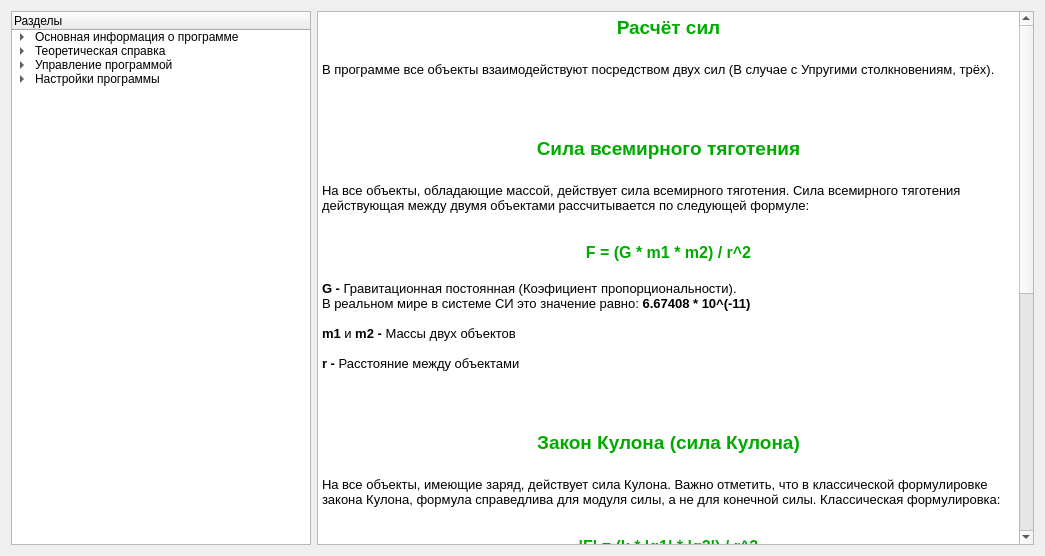
<?xml version="1.0" encoding="UTF-8"?>
<ui version="4.0">
 <class>DocumentationWidget</class>
 <widget class="QWidget" name="DocumentationWidget">
  <property name="geometry">
   <rect>
    <x>0</x>
    <y>0</y>
    <width>1045</width>
    <height>556</height>
   </rect>
  </property>
  <property name="windowTitle">
   <string>Справка</string>
  </property>
  <layout class="QVBoxLayout" name="verticalLayout_2">
   <item>
    <layout class="QHBoxLayout" name="horizontalLayout">
     <item>
      <widget class="QTreeWidget" name="treeWidget">
       <property name="maximumSize">
        <size>
         <width>300</width>
         <height>16777215</height>
        </size>
       </property>
       <column>
        <property name="text">
         <string>Разделы</string>
        </property>
       </column>
       <item>
        <property name="text">
         <string>Основная информация о программе</string>
        </property>
        <item>
         <property name="text">
          <string>Описание</string>
         </property>
        </item>
        <item>
         <property name="text">
          <string>О разработчике</string>
         </property>
        </item>
       </item>
       <item>
        <property name="text">
         <string>Теоретическая справка</string>
        </property>
        <item>
         <property name="text">
          <string>Расчёт сил</string>
         </property>
        </item>
        <item>
         <property name="text">
          <string>Изменение скорости и положения</string>
         </property>
        </item>
        <item>
         <property name="text">
          <string>Неточность округления</string>
         </property>
        </item>
        <item>
         <property name="text">
          <string>Особенности радиусов объектов</string>
         </property>
        </item>
        <item>
         <property name="text">
          <string>Столкновения</string>
         </property>
         <item>
          <property name="text">
           <string>Слияние</string>
          </property>
         </item>
         <item>
          <property name="text">
           <string>Упругие столкновения</string>
          </property>
         </item>
         <item>
          <property name="text">
           <string>Неупругие столкновения</string>
          </property>
         </item>
        </item>
       </item>
       <item>
        <property name="text">
         <string>Управление программой</string>
        </property>
        <item>
         <property name="text">
          <string>Кнопки верхней панели</string>
         </property>
        </item>
       </item>
       <item>
        <property name="text">
         <string>Настройки программы</string>
        </property>
        <item>
         <property name="text">
          <string>Основные настройки</string>
         </property>
        </item>
        <item>
         <property name="text">
          <string>Подробнее о deltaTime</string>
         </property>
        </item>
       </item>
      </widget>
     </item>
     <item>
      <widget class="QTextEdit" name="textEdit">
       <property name="font">
        <font>
         <family>Nirmala UI</family>
         <pointsize>26</pointsize>
         <weight>50</weight>
         <bold>false</bold>
        </font>
       </property>
       <property name="readOnly">
        <bool>true</bool>
       </property>
       <property name="html">
        <string>&lt;!DOCTYPE HTML PUBLIC &quot;-//W3C//DTD HTML 4.0//EN&quot; &quot;http://www.w3.org/TR/REC-html40/strict.dtd&quot;&gt;
&lt;html&gt;&lt;head&gt;&lt;meta name=&quot;qrichtext&quot; content=&quot;1&quot; /&gt;&lt;style type=&quot;text/css&quot;&gt;
p, li { white-space: pre-wrap; }
&lt;/style&gt;&lt;/head&gt;&lt;body style=&quot; font-family:'Nirmala UI'; font-size:26pt; font-weight:400; font-style:normal;&quot;&gt;
&lt;p align=&quot;center&quot; style=&quot; margin-top:0px; margin-bottom:0px; margin-left:0px; margin-right:0px; -qt-block-indent:0; text-indent:0px;&quot;&gt;&lt;span style=&quot; font-size:14pt; font-weight:600; color:#00aa00;&quot;&gt;Расчёт сил&lt;/span&gt;&lt;/p&gt;
&lt;p align=&quot;center&quot; style=&quot;-qt-paragraph-type:empty; margin-top:0px; margin-bottom:0px; margin-left:0px; margin-right:0px; -qt-block-indent:0; text-indent:0px; font-size:14pt; color:#00aa00;&quot;&gt;&lt;br /&gt;&lt;/p&gt;
&lt;p style=&quot; margin-top:0px; margin-bottom:0px; margin-left:0px; margin-right:0px; -qt-block-indent:0; text-indent:0px;&quot;&gt;&lt;span style=&quot; font-size:10pt; color:#000000;&quot;&gt;В программе все объекты взаимодействуют посредством двух сил (В случае с Упругими столкновениям, трёх). &lt;/span&gt;&lt;/p&gt;
&lt;p style=&quot;-qt-paragraph-type:empty; margin-top:0px; margin-bottom:0px; margin-left:0px; margin-right:0px; -qt-block-indent:0; text-indent:0px; font-size:10pt; color:#000000;&quot;&gt;&lt;br /&gt;&lt;/p&gt;
&lt;p style=&quot;-qt-paragraph-type:empty; margin-top:0px; margin-bottom:0px; margin-left:0px; margin-right:0px; -qt-block-indent:0; text-indent:0px; font-size:10pt; color:#000000;&quot;&gt;&lt;br /&gt;&lt;/p&gt;
&lt;p style=&quot;-qt-paragraph-type:empty; margin-top:0px; margin-bottom:0px; margin-left:0px; margin-right:0px; -qt-block-indent:0; text-indent:0px; font-size:10pt; color:#000000;&quot;&gt;&lt;br /&gt;&lt;/p&gt;
&lt;p style=&quot;-qt-paragraph-type:empty; margin-top:0px; margin-bottom:0px; margin-left:0px; margin-right:0px; -qt-block-indent:0; text-indent:0px; font-size:10pt; color:#000000;&quot;&gt;&lt;br /&gt;&lt;/p&gt;
&lt;p align=&quot;center&quot; style=&quot; margin-top:0px; margin-bottom:0px; margin-left:0px; margin-right:0px; -qt-block-indent:0; text-indent:0px;&quot;&gt;&lt;span style=&quot; font-size:14pt; font-weight:600; color:#00aa00;&quot;&gt;Сила всемирного тяготения&lt;/span&gt;&lt;/p&gt;
&lt;p align=&quot;center&quot; style=&quot;-qt-paragraph-type:empty; margin-top:0px; margin-bottom:0px; margin-left:0px; margin-right:0px; -qt-block-indent:0; text-indent:0px; font-size:14pt; font-weight:600; color:#00aa00;&quot;&gt;&lt;br /&gt;&lt;/p&gt;
&lt;p style=&quot; margin-top:0px; margin-bottom:0px; margin-left:0px; margin-right:0px; -qt-block-indent:0; text-indent:0px;&quot;&gt;&lt;span style=&quot; font-size:10pt; color:#000000;&quot;&gt;На все объекты, обладающие массой, действует сила всемирного тяготения. Сила всемирного тяготения действующая между двумя объектами рассчитывается по следующей формуле:&lt;/span&gt;&lt;/p&gt;
&lt;p align=&quot;center&quot; style=&quot;-qt-paragraph-type:empty; margin-top:0px; margin-bottom:0px; margin-left:0px; margin-right:0px; -qt-block-indent:0; text-indent:0px; font-size:10pt; color:#000000;&quot;&gt;&lt;br /&gt;&lt;/p&gt;
&lt;p align=&quot;center&quot; style=&quot;-qt-paragraph-type:empty; margin-top:0px; margin-bottom:0px; margin-left:0px; margin-right:0px; -qt-block-indent:0; text-indent:0px; font-size:10pt; color:#000000;&quot;&gt;&lt;br /&gt;&lt;/p&gt;
&lt;p align=&quot;center&quot; style=&quot; margin-top:0px; margin-bottom:0px; margin-left:0px; margin-right:0px; -qt-block-indent:0; text-indent:0px;&quot;&gt;&lt;span style=&quot; font-size:12pt; font-weight:600; color:#00aa00;&quot;&gt;F = (G * m1 * m2) / r^2&lt;/span&gt;&lt;/p&gt;
&lt;p align=&quot;center&quot; style=&quot;-qt-paragraph-type:empty; margin-top:0px; margin-bottom:0px; margin-left:0px; margin-right:0px; -qt-block-indent:0; text-indent:0px; font-size:12pt; font-weight:600; color:#00aa00;&quot;&gt;&lt;br /&gt;&lt;/p&gt;
&lt;p style=&quot; margin-top:0px; margin-bottom:0px; margin-left:0px; margin-right:0px; -qt-block-indent:0; text-indent:0px;&quot;&gt;&lt;span style=&quot; font-size:10pt; font-weight:600; color:#000000;&quot;&gt;G - &lt;/span&gt;&lt;span style=&quot; font-size:10pt; color:#000000;&quot;&gt;Гравитационная постоянная (Коэфициент пропорциональности).&lt;/span&gt;&lt;/p&gt;
&lt;p style=&quot; margin-top:0px; margin-bottom:0px; margin-left:0px; margin-right:0px; -qt-block-indent:0; text-indent:0px;&quot;&gt;&lt;span style=&quot; font-size:10pt; color:#000000;&quot;&gt;В реальном мире в системе СИ это значение равно: &lt;/span&gt;&lt;span style=&quot; font-size:10pt; font-weight:600; color:#000000;&quot;&gt;6.67408 * 10^(-11) &lt;/span&gt;&lt;/p&gt;
&lt;p style=&quot;-qt-paragraph-type:empty; margin-top:0px; margin-bottom:0px; margin-left:0px; margin-right:0px; -qt-block-indent:0; text-indent:0px; font-size:10pt; font-weight:600; color:#000000;&quot;&gt;&lt;br /&gt;&lt;/p&gt;
&lt;p style=&quot; margin-top:0px; margin-bottom:0px; margin-left:0px; margin-right:0px; -qt-block-indent:0; text-indent:0px;&quot;&gt;&lt;span style=&quot; font-size:10pt; font-weight:600; color:#000000;&quot;&gt;m1 &lt;/span&gt;&lt;span style=&quot; font-size:10pt; color:#000000;&quot;&gt;и &lt;/span&gt;&lt;span style=&quot; font-size:10pt; font-weight:600; color:#000000;&quot;&gt;m2 - &lt;/span&gt;&lt;span style=&quot; font-size:10pt; color:#000000;&quot;&gt;Массы двух объектов&lt;/span&gt;&lt;/p&gt;
&lt;p style=&quot;-qt-paragraph-type:empty; margin-top:0px; margin-bottom:0px; margin-left:0px; margin-right:0px; -qt-block-indent:0; text-indent:0px; font-size:10pt; color:#000000;&quot;&gt;&lt;br /&gt;&lt;/p&gt;
&lt;p style=&quot; margin-top:0px; margin-bottom:0px; margin-left:0px; margin-right:0px; -qt-block-indent:0; text-indent:0px;&quot;&gt;&lt;span style=&quot; font-size:10pt; font-weight:600; color:#000000;&quot;&gt;r - &lt;/span&gt;&lt;span style=&quot; font-size:10pt; color:#000000;&quot;&gt;Расстояние между объектами&lt;/span&gt;&lt;/p&gt;
&lt;p style=&quot;-qt-paragraph-type:empty; margin-top:0px; margin-bottom:0px; margin-left:0px; margin-right:0px; -qt-block-indent:0; text-indent:0px; font-size:10pt; color:#000000;&quot;&gt;&lt;br /&gt;&lt;/p&gt;
&lt;p style=&quot;-qt-paragraph-type:empty; margin-top:0px; margin-bottom:0px; margin-left:0px; margin-right:0px; -qt-block-indent:0; text-indent:0px; font-size:10pt; color:#000000;&quot;&gt;&lt;br /&gt;&lt;/p&gt;
&lt;p align=&quot;center&quot; style=&quot;-qt-paragraph-type:empty; margin-top:0px; margin-bottom:0px; margin-left:0px; margin-right:0px; -qt-block-indent:0; text-indent:0px; font-size:10pt; color:#000000;&quot;&gt;&lt;br /&gt;&lt;/p&gt;
&lt;p align=&quot;center&quot; style=&quot;-qt-paragraph-type:empty; margin-top:0px; margin-bottom:0px; margin-left:0px; margin-right:0px; -qt-block-indent:0; text-indent:0px; font-size:10pt; color:#000000;&quot;&gt;&lt;br /&gt;&lt;/p&gt;
&lt;p align=&quot;center&quot; style=&quot; margin-top:0px; margin-bottom:0px; margin-left:0px; margin-right:0px; -qt-block-indent:0; text-indent:0px;&quot;&gt;&lt;span style=&quot; font-size:14pt; font-weight:600; color:#00aa00;&quot;&gt;Закон Кулона (сила Кулона)&lt;/span&gt;&lt;/p&gt;
&lt;p align=&quot;center&quot; style=&quot;-qt-paragraph-type:empty; margin-top:0px; margin-bottom:0px; margin-left:0px; margin-right:0px; -qt-block-indent:0; text-indent:0px; font-size:14pt; font-weight:600; color:#00aa00;&quot;&gt;&lt;br /&gt;&lt;/p&gt;
&lt;p style=&quot; margin-top:0px; margin-bottom:0px; margin-left:0px; margin-right:0px; -qt-block-indent:0; text-indent:0px;&quot;&gt;&lt;span style=&quot; font-size:10pt; color:#000000;&quot;&gt;На все объекты, имеющие заряд, действует сила Кулона. Важно отметить, что в классической формулировке закона Кулона, формула справедлива для модуля силы, а не для конечной силы. Классическая формулировка:&lt;/span&gt;&lt;/p&gt;
&lt;p style=&quot;-qt-paragraph-type:empty; margin-top:0px; margin-bottom:0px; margin-left:0px; margin-right:0px; -qt-block-indent:0; text-indent:0px; font-size:10pt; color:#000000;&quot;&gt;&lt;br /&gt;&lt;/p&gt;
&lt;p style=&quot;-qt-paragraph-type:empty; margin-top:0px; margin-bottom:0px; margin-left:0px; margin-right:0px; -qt-block-indent:0; text-indent:0px; font-size:10pt; color:#000000;&quot;&gt;&lt;br /&gt;&lt;/p&gt;
&lt;p align=&quot;center&quot; style=&quot; margin-top:0px; margin-bottom:0px; margin-left:0px; margin-right:0px; -qt-block-indent:0; text-indent:0px;&quot;&gt;&lt;span style=&quot; font-size:12pt; font-weight:600; color:#00aa00;&quot;&gt;|F| = (k * |q1| * |q2|) / r^2&lt;/span&gt;&lt;/p&gt;
&lt;p align=&quot;center&quot; style=&quot;-qt-paragraph-type:empty; margin-top:0px; margin-bottom:0px; margin-left:0px; margin-right:0px; -qt-block-indent:0; text-indent:0px; font-size:12pt; font-weight:600; color:#00aa00;&quot;&gt;&lt;br /&gt;&lt;/p&gt;
&lt;p style=&quot; margin-top:0px; margin-bottom:0px; margin-left:0px; margin-right:0px; -qt-block-indent:0; text-indent:0px;&quot;&gt;&lt;span style=&quot; font-size:12pt; font-weight:600; color:#000000;&quot;&gt;k &lt;/span&gt;&lt;span style=&quot; font-size:12pt; color:#000000;&quot;&gt;- &lt;/span&gt;&lt;span style=&quot; font-size:10pt; color:#000000;&quot;&gt;Коэфициент К (Коэфициент пропорциональности).&lt;/span&gt;&lt;/p&gt;
&lt;p style=&quot; margin-top:0px; margin-bottom:0px; margin-left:0px; margin-right:0px; -qt-block-indent:0; text-indent:0px;&quot;&gt;&lt;span style=&quot; font-size:10pt; color:#000000;&quot;&gt;В реальном мире в системе СИ это значение равно: &lt;/span&gt;&lt;span style=&quot; font-size:10pt; font-weight:600; color:#000000;&quot;&gt;8.98755 * 10^(9)&lt;/span&gt;&lt;/p&gt;
&lt;p style=&quot;-qt-paragraph-type:empty; margin-top:0px; margin-bottom:0px; margin-left:0px; margin-right:0px; -qt-block-indent:0; text-indent:0px; font-size:10pt; font-weight:600; color:#000000;&quot;&gt;&lt;br /&gt;&lt;/p&gt;
&lt;p style=&quot; margin-top:0px; margin-bottom:0px; margin-left:0px; margin-right:0px; -qt-block-indent:0; text-indent:0px;&quot;&gt;&lt;span style=&quot; font-size:10pt; font-weight:600; color:#000000;&quot;&gt;q1 &lt;/span&gt;&lt;span style=&quot; font-size:10pt; color:#000000;&quot;&gt;и &lt;/span&gt;&lt;span style=&quot; font-size:10pt; font-weight:600; color:#000000;&quot;&gt;q2 -&lt;/span&gt;&lt;span style=&quot; font-size:10pt; color:#000000;&quot;&gt; Заряды объектов. Примечательно, что неизвестно, могут ли заряды принимать значения не кратные заряду электрона (&lt;/span&gt;&lt;span style=&quot; font-size:10pt; font-weight:600; color:#000000;&quot;&gt;1.60217 * 10^(-19)&lt;/span&gt;&lt;span style=&quot; font-size:10pt; color:#000000;&quot;&gt;)&lt;/span&gt;&lt;/p&gt;
&lt;p style=&quot;-qt-paragraph-type:empty; margin-top:0px; margin-bottom:0px; margin-left:0px; margin-right:0px; -qt-block-indent:0; text-indent:0px; font-size:10pt; color:#000000;&quot;&gt;&lt;br /&gt;&lt;/p&gt;
&lt;p style=&quot; margin-top:0px; margin-bottom:0px; margin-left:0px; margin-right:0px; -qt-block-indent:0; text-indent:0px;&quot;&gt;&lt;span style=&quot; font-size:10pt; font-weight:600; color:#000000;&quot;&gt;r - &lt;/span&gt;&lt;span style=&quot; font-size:10pt; color:#000000;&quot;&gt;Расстояние между объектами&lt;/span&gt;&lt;/p&gt;
&lt;p style=&quot;-qt-paragraph-type:empty; margin-top:0px; margin-bottom:0px; margin-left:0px; margin-right:0px; -qt-block-indent:0; text-indent:0px; font-size:10pt; color:#000000;&quot;&gt;&lt;br /&gt;&lt;/p&gt;
&lt;p style=&quot;-qt-paragraph-type:empty; margin-top:0px; margin-bottom:0px; margin-left:0px; margin-right:0px; -qt-block-indent:0; text-indent:0px; font-size:10pt; color:#000000;&quot;&gt;&lt;br /&gt;&lt;/p&gt;
&lt;p style=&quot; margin-top:0px; margin-bottom:0px; margin-left:0px; margin-right:0px; -qt-block-indent:0; text-indent:0px;&quot;&gt;&lt;span style=&quot; font-size:10pt; color:#000000;&quot;&gt;Вид закона, который использовался для расчёта в этой программе:&lt;/span&gt;&lt;/p&gt;
&lt;p style=&quot;-qt-paragraph-type:empty; margin-top:0px; margin-bottom:0px; margin-left:0px; margin-right:0px; -qt-block-indent:0; text-indent:0px; font-size:10pt; color:#000000;&quot;&gt;&lt;br /&gt;&lt;/p&gt;
&lt;p align=&quot;center&quot; style=&quot; margin-top:0px; margin-bottom:0px; margin-left:0px; margin-right:0px; -qt-block-indent:0; text-indent:0px;&quot;&gt;&lt;span style=&quot; font-size:12pt; font-weight:600; color:#00aa00;&quot;&gt;F = -(k * q1 * q2) / r^2&lt;/span&gt;&lt;/p&gt;
&lt;p align=&quot;center&quot; style=&quot;-qt-paragraph-type:empty; margin-top:0px; margin-bottom:0px; margin-left:0px; margin-right:0px; -qt-block-indent:0; text-indent:0px; font-size:12pt; font-weight:600; color:#00aa00;&quot;&gt;&lt;br /&gt;&lt;/p&gt;
&lt;p align=&quot;center&quot; style=&quot;-qt-paragraph-type:empty; margin-top:0px; margin-bottom:0px; margin-left:0px; margin-right:0px; -qt-block-indent:0; text-indent:0px; font-size:12pt; font-weight:600; color:#00aa00;&quot;&gt;&lt;br /&gt;&lt;/p&gt;
&lt;p align=&quot;center&quot; style=&quot;-qt-paragraph-type:empty; margin-top:0px; margin-bottom:0px; margin-left:0px; margin-right:0px; -qt-block-indent:0; text-indent:0px; font-size:12pt; font-weight:600; color:#00aa00;&quot;&gt;&lt;br /&gt;&lt;/p&gt;
&lt;p align=&quot;center&quot; style=&quot; margin-top:0px; margin-bottom:0px; margin-left:0px; margin-right:0px; -qt-block-indent:0; text-indent:0px;&quot;&gt;&lt;span style=&quot; font-size:14pt; font-weight:600; color:#00aa00;&quot;&gt;Сила реакции опоры&lt;/span&gt;&lt;/p&gt;
&lt;p align=&quot;center&quot; style=&quot;-qt-paragraph-type:empty; margin-top:0px; margin-bottom:0px; margin-left:0px; margin-right:0px; -qt-block-indent:0; text-indent:0px; font-size:14pt; font-weight:600; color:#00aa00;&quot;&gt;&lt;br /&gt;&lt;/p&gt;
&lt;p style=&quot; margin-top:0px; margin-bottom:0px; margin-left:0px; margin-right:0px; -qt-block-indent:0; text-indent:0px;&quot;&gt;&lt;span style=&quot; font-size:10pt; color:#000000;&quot;&gt;Возникает при соударении двух объектов (два объекта воздействуют друг на друга). Присутсвует только в случае упругих столкновений.&lt;/span&gt;&lt;/p&gt;
&lt;p style=&quot;-qt-paragraph-type:empty; margin-top:0px; margin-bottom:0px; margin-left:0px; margin-right:0px; -qt-block-indent:0; text-indent:0px; font-size:10pt; color:#000000;&quot;&gt;&lt;br /&gt;&lt;/p&gt;
&lt;p align=&quot;center&quot; style=&quot;-qt-paragraph-type:empty; margin-top:0px; margin-bottom:0px; margin-left:0px; margin-right:0px; -qt-block-indent:0; text-indent:0px; font-size:12pt; font-weight:600; color:#00aa00;&quot;&gt;&lt;br /&gt;&lt;/p&gt;
&lt;p align=&quot;center&quot; style=&quot;-qt-paragraph-type:empty; margin-top:0px; margin-bottom:0px; margin-left:0px; margin-right:0px; -qt-block-indent:0; text-indent:0px; font-size:12pt; font-weight:600; color:#00aa00;&quot;&gt;&lt;br /&gt;&lt;/p&gt;
&lt;p align=&quot;center&quot; style=&quot; margin-top:0px; margin-bottom:0px; margin-left:0px; margin-right:0px; -qt-block-indent:0; text-indent:0px;&quot;&gt;&lt;span style=&quot; font-size:14pt; font-weight:600; color:#00aa00;&quot;&gt;Сложение сил&lt;/span&gt;&lt;/p&gt;
&lt;p align=&quot;center&quot; style=&quot;-qt-paragraph-type:empty; margin-top:0px; margin-bottom:0px; margin-left:0px; margin-right:0px; -qt-block-indent:0; text-indent:0px; font-size:14pt; font-weight:600; color:#00aa00;&quot;&gt;&lt;br /&gt;&lt;/p&gt;
&lt;p align=&quot;center&quot; style=&quot; margin-top:0px; margin-bottom:0px; margin-left:0px; margin-right:0px; -qt-block-indent:0; text-indent:0px;&quot;&gt;&lt;span style=&quot; font-size:10pt; color:#000000;&quot;&gt;Силы не раскладываются на проекции, а складываются сразу по значениями&lt;/span&gt;&lt;/p&gt;&lt;/body&gt;&lt;/html&gt;</string>
       </property>
      </widget>
     </item>
    </layout>
   </item>
  </layout>
 </widget>
 <resources/>
 <connections/>
</ui>
